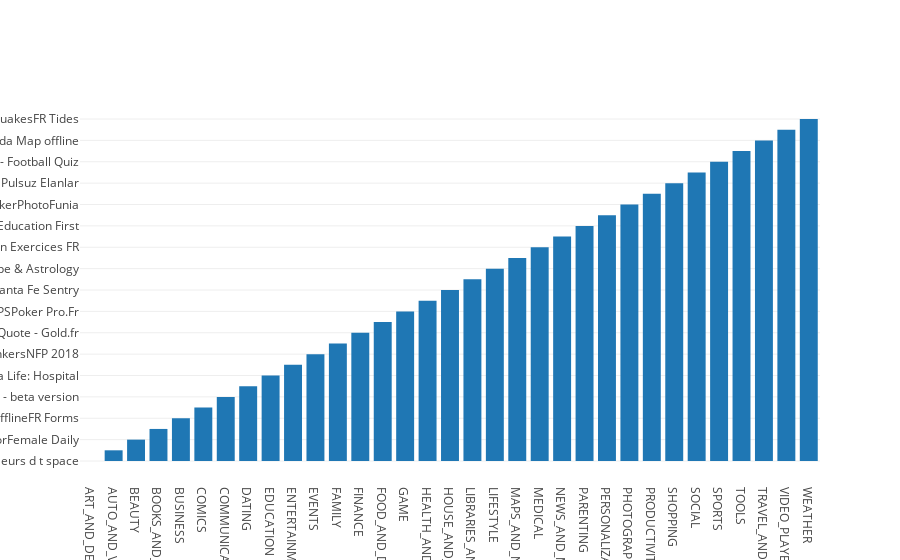

Notebook cell for this chart:
### Markdown cell above
## 4. Exploring app categories
<p>With more than 1 billion active users in 190 countries around the world, Google Play continues to be an important distribution platform to build a global audience. For businesses to get their apps in front of users, it's important to make them more quickly and easily discoverable on Google Play. To improve the overall search experience, Google has introduced the concept of grouping apps into categories.</p>
<p>This brings us to the following questions:</p>
<ul>
<li>Which category has the highest share of (active) apps in the market? </li>
<li>Is any specific category dominating the market?</li>
<li>Which categories have the fewest number of apps?</li>
</ul>
<p>We will see that there are <code>33</code> unique app categories present in our dataset. <em>Family</em> and <em>Game</em> apps have the highest market prevalence. Interestingly, <em>Tools</em>, <em>Business</em> and <em>Medical</em> apps are also at the top.</p>

### Code cell
import plotly
plotly.offline.init_notebook_mode(connected=True)
import plotly.graph_objs as go

# Print the total number of unique categories
num_categories = apps["Category"].nunique()
print('Number of categories = ', num_categories)

# Count the number of apps in each 'Category'. 
num_apps_in_category = apps.groupby("Category")["App"].sum()

# Sort num_apps_in_category in descending order based on the count of apps in each category
sorted_num_apps_in_category = apps['Category'].value_counts().sort_values(
    ascending = False)

data = [go.Bar(
        x = num_apps_in_category.index, # index = category name
        y = num_apps_in_category.values, # value = count
)]

plotly.offline.iplot(data)
